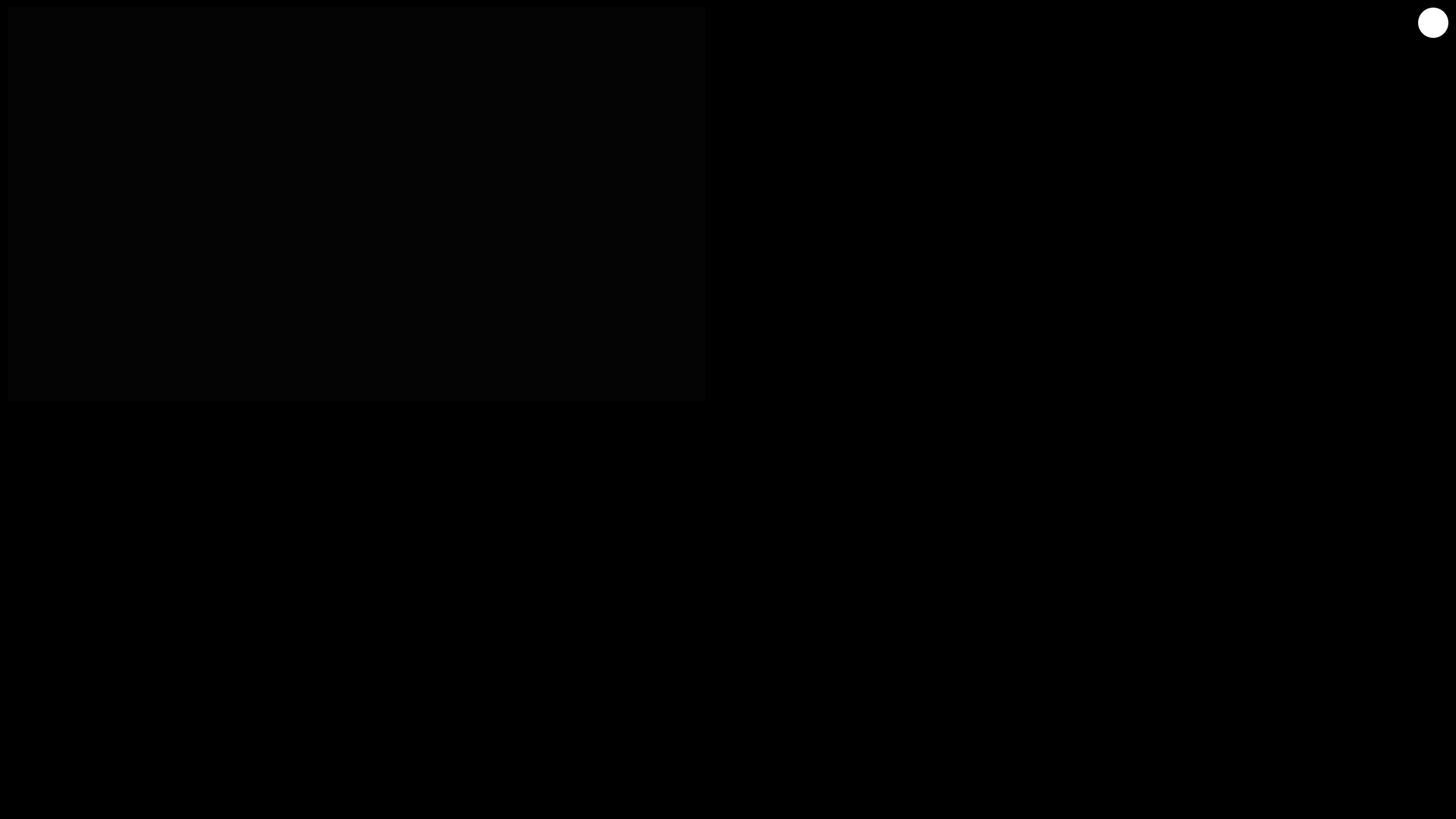
<?xml version="1.0" encoding="UTF-8"?>
<ui version="4.0">
 <class>Form</class>
 <widget class="QWidget" name="Form">
  <property name="geometry">
   <rect>
    <x>0</x>
    <y>0</y>
    <width>1920</width>
    <height>1080</height>
   </rect>
  </property>
  <property name="windowTitle">
   <string>Form</string>
  </property>
  <property name="styleSheet">
   <string notr="true">background-color: rgba(0, 0, 0, 255);</string>
  </property>
  <widget class="QPushButton" name="close_">
   <property name="geometry">
    <rect>
     <x>1870</x>
     <y>10</y>
     <width>40</width>
     <height>40</height>
    </rect>
   </property>
   <property name="styleSheet">
    <string notr="true">border-radius: 20px;
background: none;
background-color: rgb(255, 255, 255);
border-style: none;</string>
   </property>
   <property name="text">
    <string/>
   </property>
   <property name="icon">
    <iconset>
     <normaloff>../icons/remove-button.png</normaloff>../icons/remove-button.png</iconset>
   </property>
   <property name="iconSize">
    <size>
     <width>36</width>
     <height>36</height>
    </size>
   </property>
  </widget>
  <widget class="QWidget" name="widget" native="true">
   <property name="geometry">
    <rect>
     <x>10</x>
     <y>10</y>
     <width>1850</width>
     <height>40</height>
    </rect>
   </property>
   <property name="styleSheet">
    <string notr="true">background: none;
background-color: rgba(0, 0, 0, 0);</string>
   </property>
  </widget>
  <widget class="QScrollArea" name="cryptosScroll">
   <property name="geometry">
    <rect>
     <x>940</x>
     <y>10</y>
     <width>920</width>
     <height>520</height>
    </rect>
   </property>
   <property name="styleSheet">
    <string notr="true">background: none;
background-color: rgba(0, 0, 0, 0);</string>
   </property>
   <property name="widgetResizable">
    <bool>true</bool>
   </property>
   <widget class="QWidget" name="scrollAreaWidgetContents_4">
    <property name="geometry">
     <rect>
      <x>0</x>
      <y>0</y>
      <width>918</width>
      <height>518</height>
     </rect>
    </property>
   </widget>
  </widget>
  <widget class="QScrollArea" name="forexScroll">
   <property name="geometry">
    <rect>
     <x>10</x>
     <y>9</y>
     <width>920</width>
     <height>520</height>
    </rect>
   </property>
   <property name="styleSheet">
    <string notr="true">background: none;
background-color: rgba(40, 40, 40, 10);</string>
   </property>
   <property name="widgetResizable">
    <bool>true</bool>
   </property>
   <widget class="QWidget" name="scrollAreaWidgetContents_5">
    <property name="geometry">
     <rect>
      <x>0</x>
      <y>0</y>
      <width>918</width>
      <height>518</height>
     </rect>
    </property>
   </widget>
  </widget>
  <widget class="QScrollArea" name="indicesScroll">
   <property name="geometry">
    <rect>
     <x>10</x>
     <y>540</y>
     <width>920</width>
     <height>520</height>
    </rect>
   </property>
   <property name="styleSheet">
    <string notr="true">background: none;
background-color: rgba(0, 0, 0, 0);</string>
   </property>
   <property name="widgetResizable">
    <bool>true</bool>
   </property>
   <widget class="QWidget" name="scrollAreaWidgetContents_6">
    <property name="geometry">
     <rect>
      <x>0</x>
      <y>0</y>
      <width>918</width>
      <height>518</height>
     </rect>
    </property>
   </widget>
  </widget>
  <widget class="QScrollArea" name="commoditiesScroll">
   <property name="geometry">
    <rect>
     <x>940</x>
     <y>540</y>
     <width>920</width>
     <height>520</height>
    </rect>
   </property>
   <property name="styleSheet">
    <string notr="true">background: none;
background-color: rgba(0, 0, 0, 0);</string>
   </property>
   <property name="widgetResizable">
    <bool>true</bool>
   </property>
   <widget class="QWidget" name="scrollAreaWidgetContents_7">
    <property name="geometry">
     <rect>
      <x>0</x>
      <y>0</y>
      <width>918</width>
      <height>518</height>
     </rect>
    </property>
   </widget>
  </widget>
 </widget>
 <resources>
  <include location="../rsrc/images/backgrounds.qrc"/>
 </resources>
 <connections/>
</ui>
